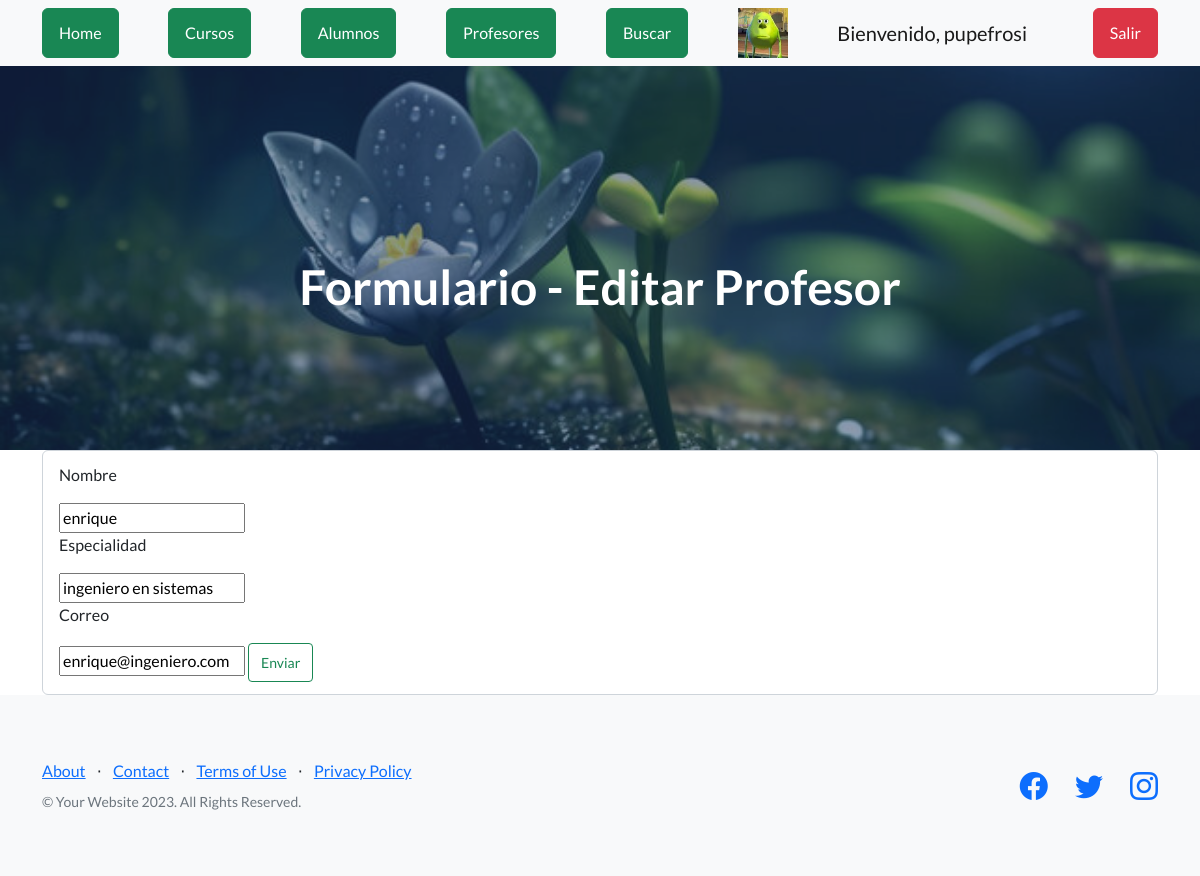
Page /AppCoder/editar_profesor/1 (signed in) on the committed database.
### AppCoder/models.py (models this page shows, shortened)
class Profesor(models.Model):
    nombre = models.CharField(max_length=100)
    especialidad = models.CharField(max_length=100)
    correo = models.EmailField()

### AppCoder/views.py (the view)
# urls.py: path("editar_profesor/<int:id>", views.editar_profesor, name="editar_profesor"),
@login_required
def editar_profesor(request, id):
    profesor = Profesor.objects.get(id=id)
    if request.method == "POST":
        mi_formulario = Profesor_formulario( request.POST )
        if mi_formulario.is_valid():
            datos = mi_formulario.cleaned_data
            profesor.nombre = datos["nombre"]
            profesor.especialidad = datos["especialidad"]
            profesor.correo = datos["correo"]
            profesor.save()
        profesor = Profesor.objects.all()
        return render(request, "profesores.html", {"profesores":profesor})
    else:
        mi_formulario = Profesor_formulario(initial={"nombre":profesor.nombre, "especialidad":profesor.especialidad, "correo":profesor.correo})
    avatares = Avatar.objects.filter(user=request.user.id)
    return render(request, "editar_profesor.html", {"mi_formulario":mi_formulario, "profesores":profesor, 'url': avatares[0].imagen.url if avatares.exists() else None})

### AppCoder/forms.py
class Profesor_formulario(forms.Form):
    nombre = forms.CharField(max_length=100)
    especialidad = forms.CharField(max_length=100)
    correo = forms.EmailField()

### AppCoder/template/editar_profesor.html (shortened to what this page needs)
{% extends 'padre.html' %}
{% load static %}
{% block h1 %} Formulario - Editar Profesor {% endblock %}
{% block contenido %}
    <main class="container-lg">
        <form class="form-control" action="{% url 'editar_profesor' profesor.id %}" method="POST">
            <p>Nombre</p>
            {{mi_formulario.nombre}}
            <p>Especialidad</p>
            {{mi_formulario.especialidad}}
            <p>Correo</p>
            {{mi_formulario.correo}}
            <button class="btn btn-outline-success btn-sm">Enviar</button>
        </form>
    </main>
{% endblock %}

### AppCoder/template/padre.html (shortened to what this page needs)
<!DOCTYPE html>
<html lang="en">
    <head>
        {% load static %}
        <link href="https://cdn.jsdelivr.net/npm/bootstrap-icons@1.5.0/font/bootstrap-icons.css" rel="stylesheet" type="text/css" />
        <link href="{% static 'AppCoder/css/styles.css' %}" rel="stylesheet" />
    </head>
    <body>
        <nav class="navbar navbar-light bg-light static-top">
            <div class="container">
                <a class="btn btn-success" href="{% url 'home' %}">Home</a>
                <a class="btn btn-success" href="{% url 'cursos' %}">Cursos</a>
                <a class="btn btn-success" href="{% url 'alumnos' %}">Alumnos</a>
                <a class="btn btn-success" href="{% url 'profesores' %}">Profesores</a>
                <a class="btn btn-success" href="{% url 'buscar' %}">Buscar</a>
                {% if not request.user.is_authenticated %}
                <a class="btn btn-success" href="{% url 'register' %}">Registrarse</a>
                <a class="btn btn-success" href="{% url 'Login' %}">Ingresar</a>
                {% else %}
                <img src="{{ url }}" alt="" width="50px" height="50px">
                <a class="navbar-brand" href="{% url 'Login' %}">Bienvenido, {{user.username}}</a>
                <form method="POST" action="{% url 'Logout' %}">
                    <button type="submit" class="btn btn-danger">Salir</button>
                </form>
                {% endif %}
            </div>
        </nav>
        <header class="masthead">
            <div class="container position-relative">
                <h1 class="text-center" style="color: white;">{% block h1 %} Bienvenidos a Ciencias Naturales {% endblock %}</h1>
            </div>
        </header>
        {% block contenido %}{% endblock %}
        <footer class="footer bg-light">
            <div class="container">
                <div class="row">
                    <div class="col-lg-6 h-100 text-center text-lg-start my-auto">
                        <ul class="list-inline mb-2">
                            <li class="list-inline-item"><a href="#!">About</a></li>
                            <li class="list-inline-item">⋅</li>
                            <li class="list-inline-item"><a href="#!">Contact</a></li>
                            <li class="list-inline-item">⋅</li>
                            <li class="list-inline-item"><a href="#!">Terms of Use</a></li>
                            <li class="list-inline-item">⋅</li>
                            <li class="list-inline-item"><a href="#!">Privacy Policy</a></li>
                        </ul>
                        <p class="text-muted small mb-4 mb-lg-0">&copy; Your Website 2023. All Rights Reserved.</p>
                    </div>
                    <div class="col-lg-6 h-100 text-center text-lg-end my-auto">
                        <ul class="list-inline mb-0">
                            <li class="list-inline-item me-4">
                                <a href="#!"><i class="bi-facebook fs-3"></i></a>
                            </li>
                            <li class="list-inline-item me-4">
                                <a href="#!"><i class="bi-twitter fs-3"></i></a>
                            </li>
                            <li class="list-inline-item">
                                <a href="#!"><i class="bi-instagram fs-3"></i></a>
                            </li>
                        </ul>
                    </div>
                </div>
            </div>
        </footer>
    </body>
</html>

### rows in the picture
Profesor: nombre "enrique", especialidad "ingeniero en sistemas", correo "enrique@ingeniero.com"

### other values in the picture
{{ user.username }} "pupefrosi"
